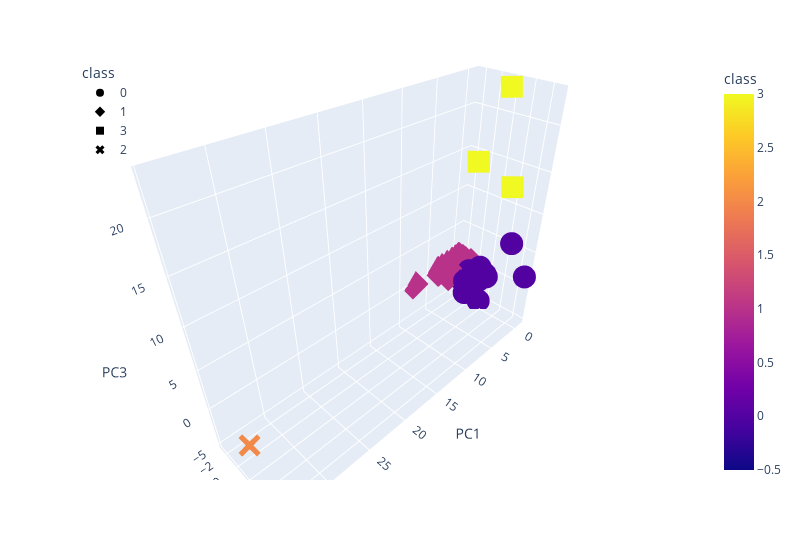

The cell this chart's notebook holds for it:
### Markdown cell above
### Visualizing Results

#### 3D-Scatter with Clusters

### Code cell
# Create a 3D-Scatter with the PCA data and the cluster
fig = px.scatter_3d(
    cluster_df,
    x="PC1",
    y="PC2",
    z="PC3",
    color="class",
    symbol="class",
    hover_name="CoinName",
    hover_data=["Algorithm"],
    width=800,
)
fig.update_layout(legend=dict(x=0, y=1))
fig.show()

### Figure 1 — Plotly figure (JSON) as saved in the notebook; plotly's stock layout.template omitted (floating-point values rounded to 4 significant figures; data arrays with more than 128 entries replaced by an {"elided": "..."} marker saying what was removed)
{"data": [{"customdata": {"elided": "287x1 str values"}, "hovertemplate": "<b>%{hovertext}</b><br><br>class=%{marker.color}<br>PC1=%{x}<br>PC2=%{y}<br>PC3=%{z}<br>Algorithm=%{customdata[0]}<extra></extra>", "hovertext": {"elided": "287 str values"}, "legendgroup": "0", "marker": {"color": {"elided": "287 int values"}, "coloraxis": "coloraxis", "symbol": "circle"}, "mode": "markers", "name": "0", "scene": "scene", "showlegend": true, "type": "scatter3d", "x": {"elided": "287 float values"}, "y": {"elided": "287 float values"}, "z": {"elided": "287 float values"}}, {"customdata": {"elided": "241x1 str values"}, "hovertemplate": "<b>%{hovertext}</b><br><br>class=%{marker.color}<br>PC1=%{x}<br>PC2=%{y}<br>PC3=%{z}<br>Algorithm=%{customdata[0]}<extra></extra>", "hovertext": {"elided": "241 str values"}, "legendgroup": "1", "marker": {"color": {"elided": "241 int values"}, "coloraxis": "coloraxis", "symbol": "diamond"}, "mode": "markers", "name": "1", "scene": "scene", "showlegend": true, "type": "scatter3d", "x": {"elided": "241 float values"}, "y": {"elided": "241 float values"}, "z": {"elided": "241 float values"}}, {"customdata": [["VeChainThor Authority"], ["Proof-of-BibleHash"], ["Leased POS"]], "hovertemplate": "<b>%{hovertext}</b><br><br>class=%{marker.color}<br>PC1=%{x}<br>PC2=%{y}<br>PC3=%{z}<br>Algorithm=%{customdata[0]}<extra></extra>", "hovertext": ["Vechain", "BiblePay", "Waves"], "legendgroup": "3", "marker": {"color": [3, 3, 3], "coloraxis": "coloraxis", "symbol": "square"}, "mode": "markers", "name": "3", "scene": "scene", "showlegend": true, "type": "scatter3d", "x": [4.385, -0.306, -0.3198], "y": [2.391, 3.948, 2.159], "z": [16.5, 12.58, 22.97]}, {"customdata": [["TRC10"]], "hovertemplate": "<b>%{hovertext}</b><br><br>class=%{marker.color}<br>PC1=%{x}<br>PC2=%{y}<br>PC3=%{z}<br>Algorithm=%{customdata[0]}<extra></extra>", "hovertext": ["BitTorrent"], "legendgroup": "2", "marker": {"color": [2], "coloraxis": "coloraxis", "symbol": "x"}, "mode": "markers", "name": "2", "scene": "scene", "showlegend": true, "type": "scatter3d", "x": [34.07], "y": [1.613], "z": [-1.766]}], "layout": {"coloraxis": {"colorbar": {"title": {"text": "class"}}, "colorscale": [[0, "#0d0887"], [0.1111, "#46039f"], [0.2222, "#7201a8"], [0.3333, "#9c179e"], [0.4444, "#bd3786"], [0.5556, "#d8576b"], [0.6667, "#ed7953"], [0.7778, "#fb9f3a"], [0.8889, "#fdca26"], [1, "#f0f921"]]}, "legend": {"title": {"text": "class"}, "tracegroupgap": 0, "x": 0, "y": 1}, "margin": {"t": 60}, "scene": {"domain": {"x": [0, 1], "y": [0, 1]}, "xaxis": {"title": {"text": "PC1"}}, "yaxis": {"title": {"text": "PC2"}}, "zaxis": {"title": {"text": "PC3"}}}, "width": 800}}
